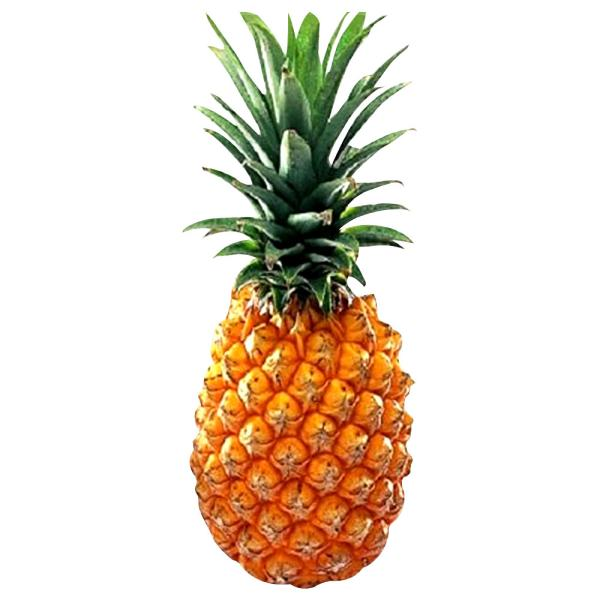
#> input picture pineaple.jpg, 600 x 600 px
$ python pineaple.py
#> lines starting #> are read from the running program, lines starting #| are printed output that depends on the picture; after the words box and inside, x2 and y2 are one past the last pixel; in counts of white or black regions, pixels touching at a corner belong together
#import libraries
import cv2 as cv
import numpy as np
import matplotlib.pyplot as plt

#read image
pine = cv.imread('pineaple.jpg')
#> pine is the input picture: shape (600, 600, 3); mean B, G, R 204.9, 218.5, 230.2
pine_gray = cv.cvtColor(pine, cv.COLOR_BGR2GRAY)
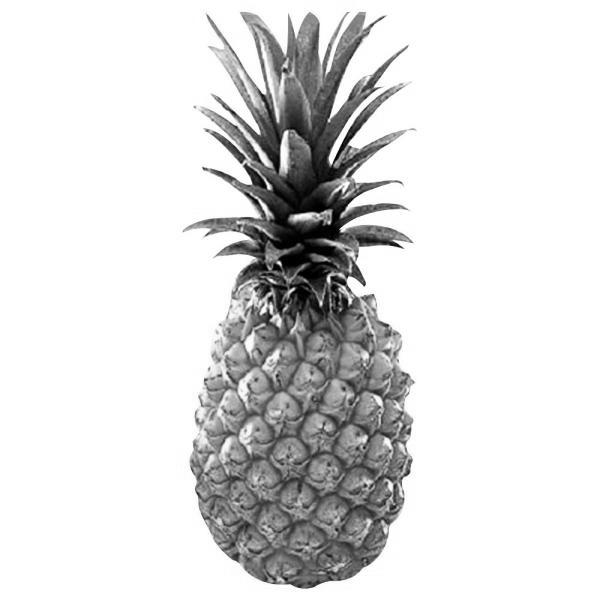
#> pine_gray: shape (600, 600); min 0, max 255, mean 220.5
blur_pine = cv.GaussianBlur(pine_gray, (9,9), cv.BORDER_DEFAULT)
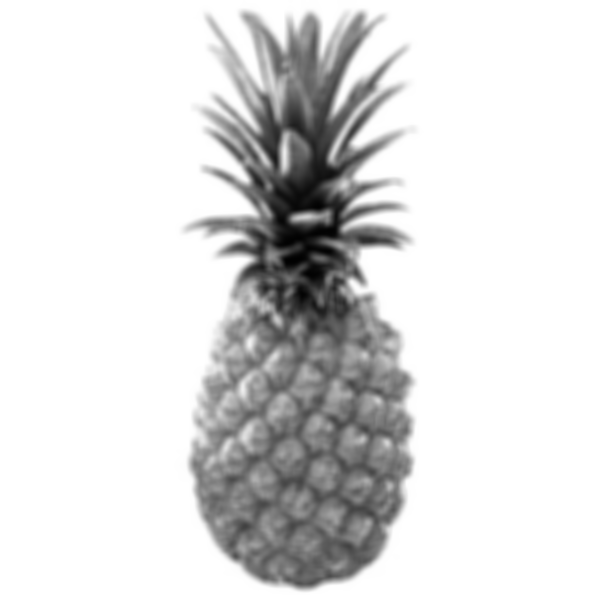
#> blur_pine: shape (600, 600); min 1, max 255, mean 220.5
#cv.imshow('PINE', blur_pine)

#adaptive threshold
#pine_adapt = cv.adaptiveThreshold(blur_pine, 255, cv.ADAPTIVE_THRESH_MEAN_C, cv.THRESH_BINARY_INV, 255, 13)
#pine_adapt = cv.adaptiveThreshold(blur_pine, 255, cv.ADAPTIVE_THRESH_GAUSSIAN_C, cv.THRESH_BINARY_INV, 255, 13)
ret, pine_adapt = cv.threshold(blur_pine, 252, 255, cv.THRESH_BINARY_INV)
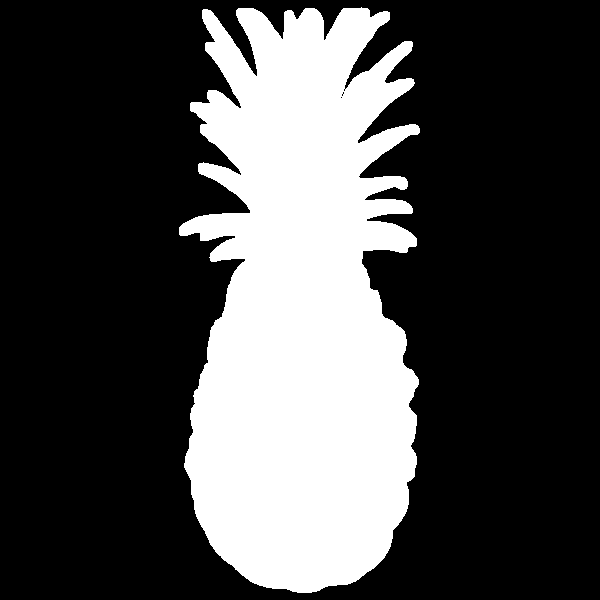
#> pine_adapt: shape (600, 600); 29.2% white; 1 white region
#ret, pine_adapt = cv.threshold(blur_pine, 252, 255,0)
#cv.imshow('PINE-ADAPT', pine_adapt)
#contour detection
import imutils
#contour = cv.findContours(pine_adapt.copy(), cv.RETR_EXTERNAL, cv.CHAIN_APPROX_SIMPLE)
# = cv.findContours(pine_adapt.copy(), cv.RETR_TREE, cv.CHAIN_APPROX_SIMPLE)
#contour, hierarchy = cv.findContours(pine_adapt, cv.RETR_TREE, cv.CHAIN_APPROX_NONE)

contour = cv.findContours(pine_adapt.copy(), cv.RETR_EXTERNAL, cv.CHAIN_APPROX_SIMPLE)
#> contour = 1 contour; box (x1, y1, x2, y2) and area: (179, 7, 420, 593) 103735
cont = imutils.grab_contours(contour)
#> cont has the same summary as contour
cv.drawContours(pine, cont, 0, (150, 1, 159), 5)
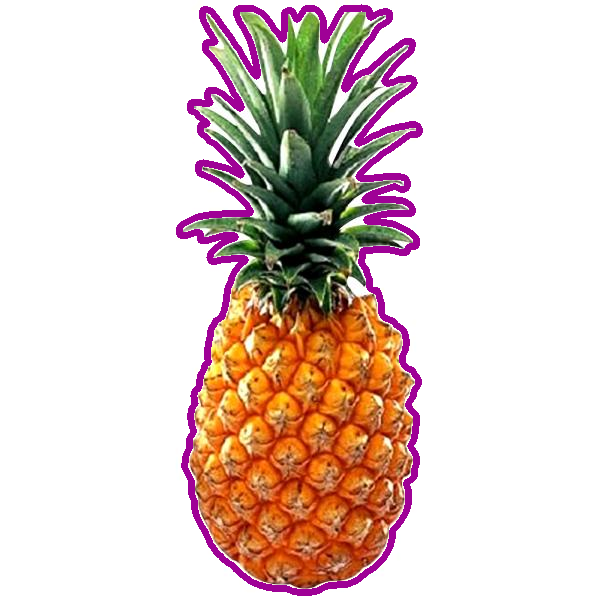
#> pine: shape (600, 600, 3); 4.97% of pixels changed, all inside (x1, y1, x2, y2) = (176, 4, 423, 596)

print('Number of contours =' + str(len(contour)))
#| Number of contours =2
print(contour[0])
#> (printed output is left out)

for c in cont:
    area = cv.contourArea(c)
    Moments = cv.moments(c)
    cX = int(Moments["m10"] / Moments["m00"])
    cY = int(Moments["m10"] / Moments["m00"])
    cv.circle(pine, (cX, cY), 5, (255, 255, 255, -1))
    cv.imshow('Pine', pine)
#> this loop made 1 pass
#> (area, cX, cY) on pass 1: (103735, 302, 302)
print("area of pineaple contour is:", area)
#| area of pineaple contour is: 103735.0
print("centroid of image is:", cX, cY)
#| centroid of image is: 302 302

cv.waitKey(0)
